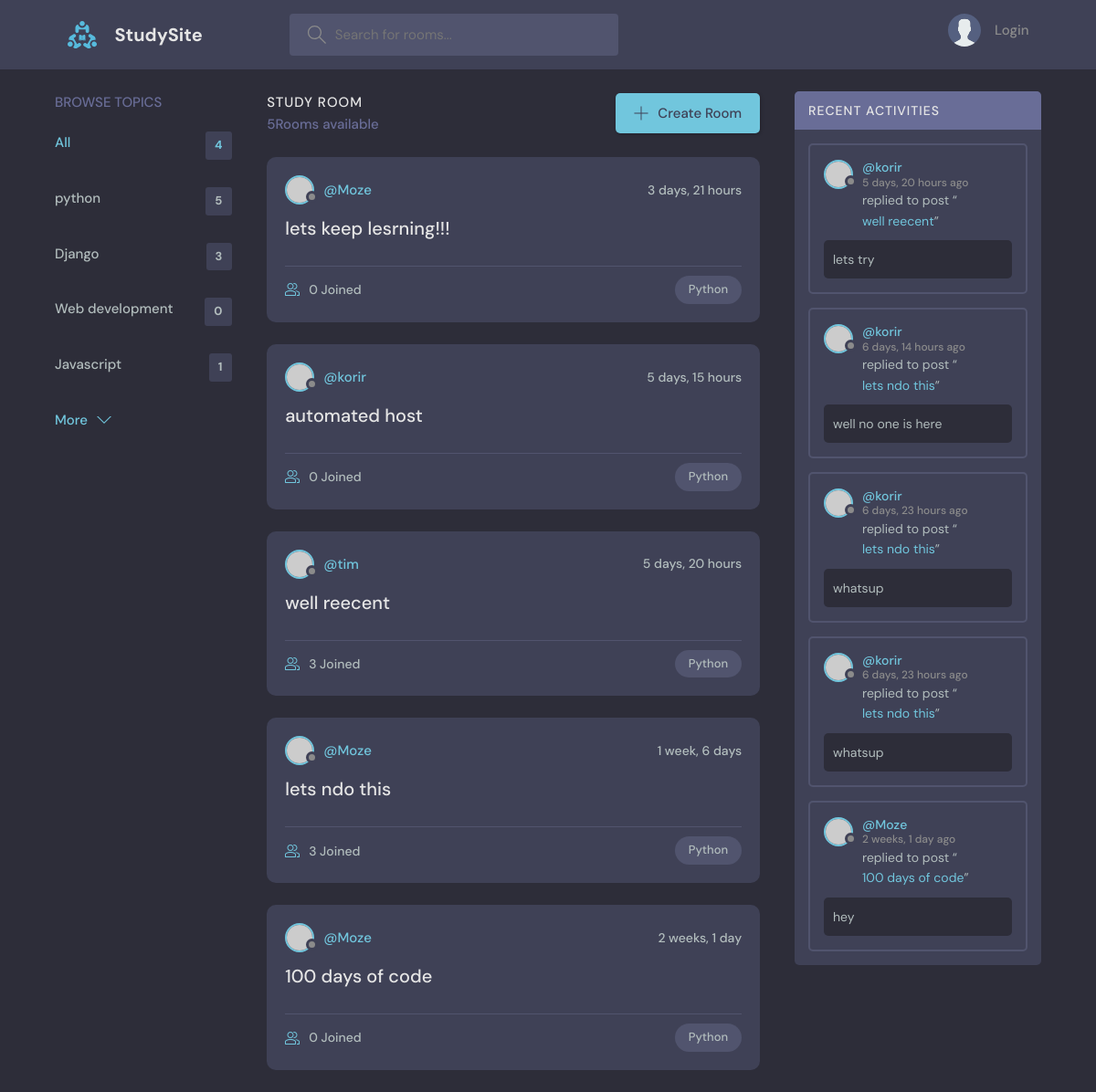
The page /?q=python on the database its author committed.
### base/models.py (models this page shows, shortened)
class Topic(models.Model):
    name = models.CharField(max_length=200)

class Room(models.Model):
    host =models.ForeignKey(User,on_delete=models.CASCADE)
    topic =models.ForeignKey(Topic,on_delete=models.SET_NULL,null=True)
    name = models.CharField(max_length=200)
    description = models.TextField(null=True,blank=True)
    participants = models.ManyToManyField(User,related_name='participants',blank=True)
    updated = models.DateTimeField(auto_now=True)
    created = models.DateTimeField(auto_now_add=True)
    class Meta:
        ordering = ['-updated','-created']
    def __str__(self):
        return self.name

class Message(models.Model):
    user = models.ForeignKey(User,on_delete=models.CASCADE)
    room = models.ForeignKey(Room, on_delete=models.CASCADE)
    body = models.TextField()
    updated = models.DateTimeField(auto_now=True)
    created = models.DateTimeField(auto_now_add=True)
    class Meta:
        ordering = ['-updated','-created']

### base/views.py (the view)
# urls.py: path('', views.home,name="home"),
def home(request):
    q = request.GET.get('q') if request.GET.get('q') !=None else ''
    rooms = Room.objects.filter(
        Q(topic__name__icontains=q)|
        Q(name__icontains=q)|
         Q(description__icontains=q)
        )
    topics = Topic.objects.all()
    room_count = rooms.count()
    room_messages = Message.objects.filter(Q(room__topic__name__icontains=q))
    context = {'rooms':rooms,'topics':topics,'room_count':room_count,'room_messages':room_messages}
    return render(request,'base/home.html',context)

### base/templates/base/home.html (shortened to what this page needs)
{% extends 'main.html' %}
{% block content %}
    <main class="layout layout--3">
      <div class="container">
        {% include 'base/topic_components.html' %}
        <div class="roomList">
          <div class="roomList__header">
            <div>
              <h2>Study Room</h2>
              <p>{{room_count }}Rooms available</p>
            </div>
            <a class="btn btn--main" href="{%url 'create-room' %}">
              <svg version="1.1" xmlns="http://www.w3.org/2000/svg" width="32" height="32" viewBox="0 0 32 32">
                <title>add</title>
                <path
                  d="M16.943 0.943h-1.885v14.115h-14.115v1.885h14.115v14.115h1.885v-14.115h14.115v-1.885h-14.115v-14.115z"
                ></path>
              </svg>
              Create Room
            </a>
          </div>
          {% include 'base/feed_component.html' %}
        </div>
        {% include 'base/activity_component.html' %}
      </div>
    </main>
    {% endblock %}

### base/templates/base/topic_components.html
<div class="topics">
    <div class="topics__header">
      <h2>Browse Topics</h2>
    </div>
    <ul class="topics__list">
      <li>
        <a href="{% url 'home' %}" class="active">All <span>{{topics.count}}</span></a>
      </li>
      {% for topic in topics %}
      <li>
        <a href="{% url 'home' %}?q={{topic.name}}">{{topic.name}} <span>{{topic.room_set.all.count}}</span></a>
      </li>
      {% endfor %}
    </ul>
    <a class="btn btn--link" href="topics.html">
      More
      <svg version="1.1" xmlns="http://www.w3.org/2000/svg" width="32" height="32" viewBox="0 0 32 32">
        <title>chevron-down</title>
        <path d="M16 21l-13-13h-3l16 16 16-16h-3l-13 13z"></path>
      </svg>
    </a>
  </div>

### base/templates/base/feed_component.html
{% for room in rooms%}
<div class="roomListRoom">
    <div class="roomListRoom__header">
      <a href="{% url 'user-profile' room.host.id %}" class="roomListRoom__author">
        <div class="avatar avatar--small">
          <img src="https://randomuser.me/api/portraits/women/11.jpg" />
        </div>
        <span>@{{room.host.username}}</span>
      </a>
      <div class="roomListRoom__actions">
        <span>{{room.created|timesince}}</span>
      </div>
    </div>
    <div class="roomListRoom__content">
      <a href="{%url 'room' room.id%}">{{room.name}}</a>
    </div>
    <div class="roomListRoom__meta">
      <a href="{%url 'room' room.id%}" class="roomListRoom__joined">
        <svg version="1.1" xmlns="http://www.w3.org/2000/svg" width="32" height="32" viewBox="0 0 32 32">
          <title>{{room.topic.name}}</title>
          <path
            d="M30.539 20.766c-2.69-1.547-5.75-2.427-8.92-2.662 0.649 0.291 1.303 0.575 1.918 0.928 0.715 0.412 1.288 1.005 1.71 1.694 1.507 0.419 2.956 1.003 4.298 1.774 0.281 0.162 0.456 0.487 0.456 0.85v4.65h-4v2h5c0.553 0 1-0.447 1-1v-5.65c0-1.077-0.56-2.067-1.461-2.584z"
          ></path>
          <path
            d="M22.539 20.766c-6.295-3.619-14.783-3.619-21.078 0-0.901 0.519-1.461 1.508-1.461 2.584v5.65c0 0.553 0.447 1 1 1h22c0.553 0 1-0.447 1-1v-5.651c0-1.075-0.56-2.064-1.461-2.583zM22 28h-20v-4.65c0-0.362 0.175-0.688 0.457-0.85 5.691-3.271 13.394-3.271 19.086 0 0.282 0.162 0.457 0.487 0.457 0.849v4.651z"
          ></path>
          <path
            d="M19.502 4.047c0.166-0.017 0.33-0.047 0.498-0.047 2.757 0 5 2.243 5 5s-2.243 5-5 5c-0.168 0-0.332-0.030-0.498-0.047-0.424 0.641-0.944 1.204-1.513 1.716 0.651 0.201 1.323 0.331 2.011 0.331 3.859 0 7-3.141 7-7s-3.141-7-7-7c-0.688 0-1.36 0.131-2.011 0.331 0.57 0.512 1.089 1.075 1.513 1.716z"
          ></path>
          <path
            d="M12 16c3.859 0 7-3.141 7-7s-3.141-7-7-7c-3.859 0-7 3.141-7 7s3.141 7 7 7zM12 4c2.757 0 5 2.243 5 5s-2.243 5-5 5-5-2.243-5-5c0-2.757 2.243-5 5-5z"
          ></path>
        </svg>
        {{room.participants.all.count}} Joined
      </a>
      <p class="roomListRoom__topic">Python</p>
    </div>
  </div>
    {%endfor%}

### base/templates/base/activity_component.html (shortened to what this page needs)
<div class="activities">
    <div class="activities__header">
      <h2>Recent Activities</h2>
    </div>
    {% for message in room_messages %}
    <div class="activities__box">
      <div class="activities__boxHeader roomListRoom__header">
        <a href="{% url 'user-profile' message.user.id %}" class="roomListRoom__author">
          <div class="avatar avatar--small">
            <img src="https://randomuser.me/api/portraits/women/11.jpg" />
          </div>
          <p>
            @{{message.user}}
            <span>{{message.created|timesince}} ago</span>
          </p>
        </a>
      </div>
      <div class="activities__boxContent">
        <p>replied to post “<a href="{% url 'room' message.room.id %}">{{message.room}}</a>”</p>
        <div class="activities__boxRoomContent">
            {{message.body}}
        </div>
      </div>
    </div>
    {% endfor %}
  </div>

### rows shown on the page
Topic: name "python", room_set.all.count "5"
Topic: name "Django", room_set.all.count "3"
Topic: name "Web development", room_set.all.count "0"
Topic: name "Javascript", room_set.all.count "1"
Room: host.username "Moze", created "3 days, 21 hours", name "lets keep lesrning!!!", participants.all.count "0"
Room: host.username "korir", created "5 days, 15 hours", name "automated host", participants.all.count "0"
Room: host.username "tim", created "5 days, 20 hours", name "well reecent", participants.all.count "3"
Room: host.username "Moze", created "1 week, 6 days", name "lets ndo this", participants.all.count "3"
Room: host.username "Moze", created "2 weeks, 1 day", name "100 days of code", participants.all.count "0"
Message: user "korir", created "5 days, 20 hours", room "well reecent", body "lets try"
Message: user "korir", created "6 days, 14 hours", room "lets ndo this", body "well no one is here"
Message: user "korir", created "6 days, 23 hours", room "lets ndo this", body "whatsup"
Message: user "korir", created "6 days, 23 hours", room "lets ndo this", body "whatsup"
Message: user "Moze", created "2 weeks, 1 day", room "100 days of code", body "hey"

### other values the page prints
{{ topics.count }} "4"
{{ room_count }} "5"
